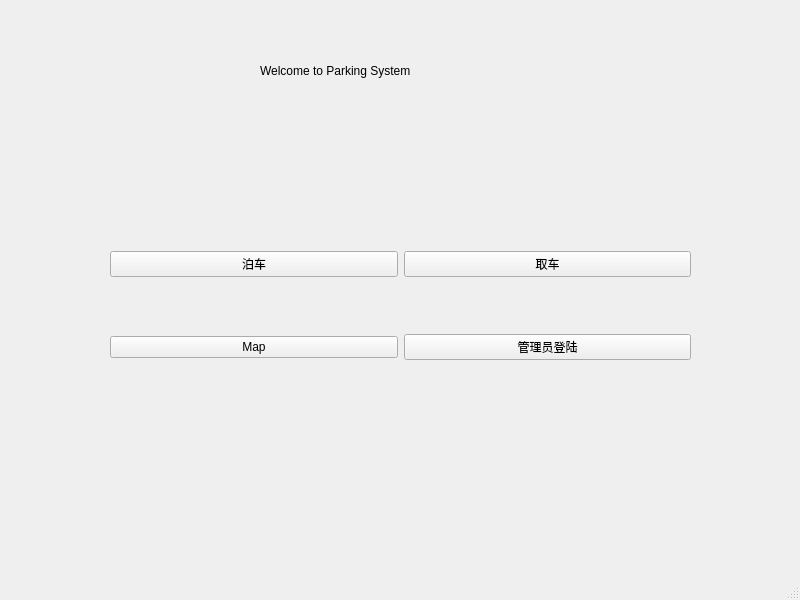
<?xml version="1.0" encoding="UTF-8"?>
<ui version="4.0">
 <class>MainWindow</class>
 <widget class="QMainWindow" name="MainWindow">
  <property name="geometry">
   <rect>
    <x>0</x>
    <y>0</y>
    <width>800</width>
    <height>600</height>
   </rect>
  </property>
  <property name="windowTitle">
   <string>MainWindow</string>
  </property>
  <widget class="QWidget" name="centralwidget">
   <widget class="QLabel" name="WelcomeLabel">
    <property name="geometry">
     <rect>
      <x>260</x>
      <y>40</y>
      <width>291</width>
      <height>61</height>
     </rect>
    </property>
    <property name="styleSheet">
     <string notr="true">font: 13pt &quot;仿宋&quot;;
font: 14pt &quot;苹方 粗体&quot;;</string>
    </property>
    <property name="text">
     <string>Welcome to Parking System</string>
    </property>
   </widget>
   <widget class="QWidget" name="gridLayoutWidget">
    <property name="geometry">
     <rect>
      <x>110</x>
      <y>200</y>
      <width>581</width>
      <height>211</height>
     </rect>
    </property>
    <layout class="QGridLayout" name="gridLayout">
     <item row="0" column="1">
      <widget class="QPushButton" name="takeCarBtn">
       <property name="styleSheet">
        <string notr="true">font: 12pt &quot;苹方 粗体&quot;;</string>
       </property>
       <property name="text">
        <string>取车</string>
       </property>
      </widget>
     </item>
     <item row="0" column="0">
      <widget class="QPushButton" name="enterParking">
       <property name="styleSheet">
        <string notr="true">font: 11pt &quot;苹方 粗体&quot;;</string>
       </property>
       <property name="text">
        <string>泊车</string>
       </property>
      </widget>
     </item>
     <item row="1" column="0">
      <widget class="QPushButton" name="mapBtn">
       <property name="styleSheet">
        <string notr="true">font: 12pt &quot;苹方 粗体&quot;;</string>
       </property>
       <property name="text">
        <string>Map</string>
       </property>
      </widget>
     </item>
     <item row="1" column="1">
      <widget class="QPushButton" name="signInBtn">
       <property name="styleSheet">
        <string notr="true">font: 12pt &quot;苹方 粗体&quot;;</string>
       </property>
       <property name="text">
        <string>管理员登陆</string>
       </property>
      </widget>
     </item>
    </layout>
   </widget>
  </widget>
  <widget class="QMenuBar" name="menubar">
   <property name="geometry">
    <rect>
     <x>0</x>
     <y>0</y>
     <width>800</width>
     <height>23</height>
    </rect>
   </property>
  </widget>
  <widget class="QStatusBar" name="statusbar"/>
 </widget>
 <resources/>
 <connections/>
</ui>
